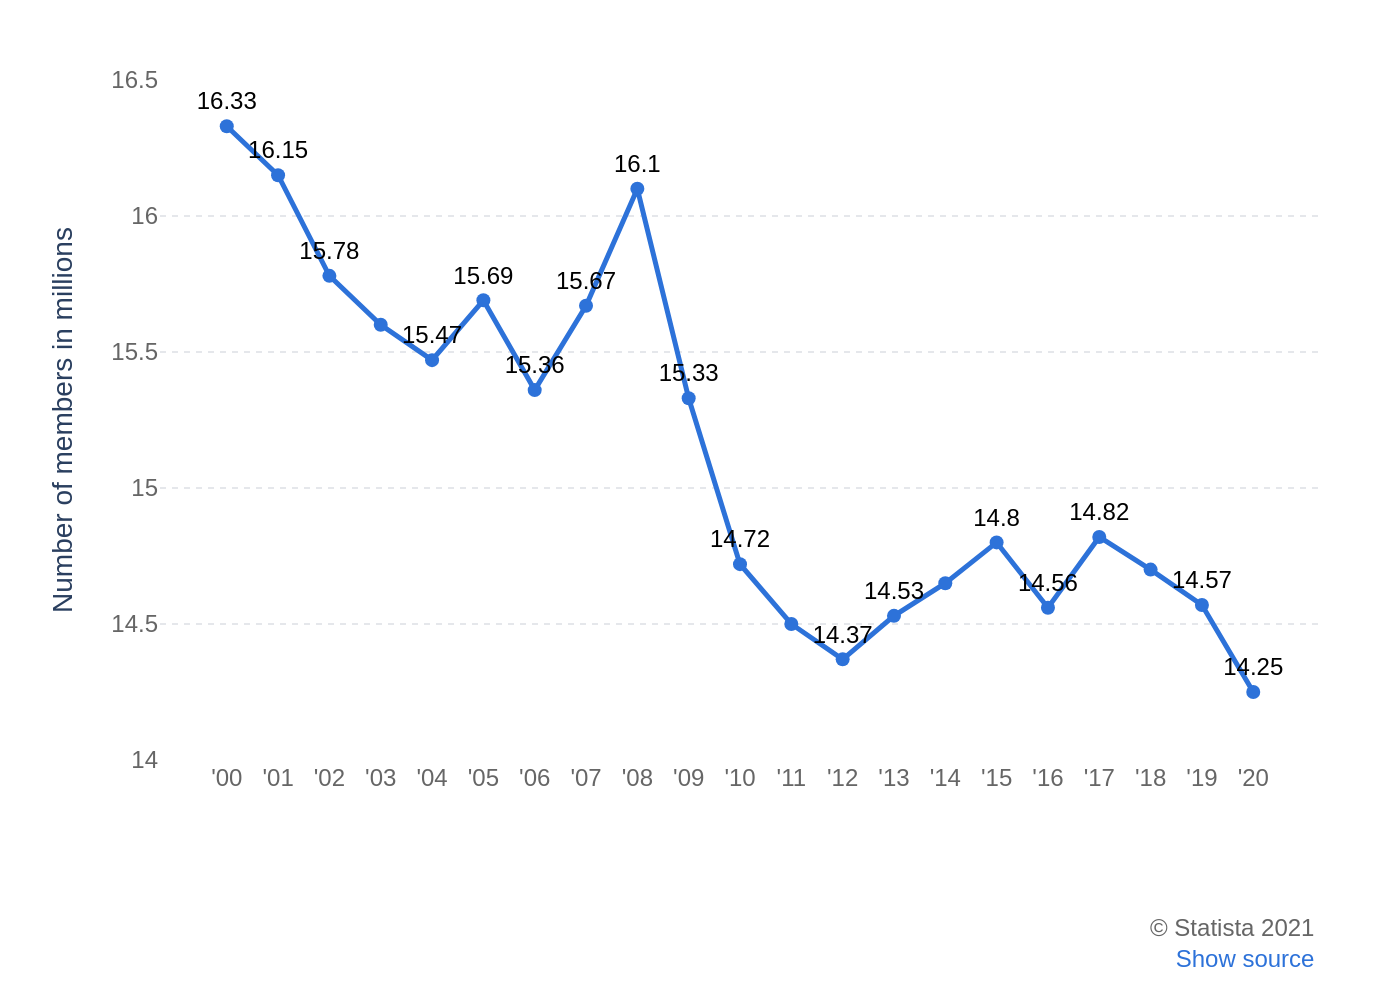

The script that drew this image:
import sys
import json
import plotly.graph_objects as go
import os

if len(sys.argv) != 2:
    print("Usage: python <script_name>.py <json_file_path>")
    sys.exit(1)

json_path = sys.argv[1]

try:
    with open(json_path, 'r', encoding='utf-8') as f:
        chart_info = json.load(f)
except FileNotFoundError:
    print(f"Error: The file '{json_path}' was not found.")
    sys.exit(1)
except json.JSONDecodeError:
    print(f"Error: The file '{json_path}' is not a valid JSON file.")
    sys.exit(1)

data = chart_info['chart_data']
texts = chart_info['texts']
colors = chart_info['colors']

x_values = [item['x'] for item in data]
y_values = [item['y'] for item in data]
text_labels = [item['label'] for item in data]

fig = go.Figure()

fig.add_trace(go.Scatter(
    x=x_values,
    y=y_values,
    mode='lines+markers+text',
    line=dict(color=colors[0], width=2.5),
    marker=dict(color=colors[0], size=7),
    text=text_labels,
    textposition='top center',
    textfont=dict(
        family='Arial',
        size=12,
        color='#000000'
    ),
    hoverinfo='none'
))

source_text = texts.get('source', '')
note_text = texts.get('note', '')

if note_text:
    note_text = f"<span style='color:{colors[0]};'>{note_text}</span>"

full_source_text = f"{source_text}<br>{note_text}" if source_text and note_text else source_text + note_text

fig.update_layout(
    font=dict(family="Arial"),
    plot_bgcolor='white',
    paper_bgcolor='white',
    width=900,
    height=600,
    margin=dict(l=80, r=40, t=40, b=120),
    xaxis=dict(
        title_text=texts.get('x_axis_title'),
        showgrid=False,
        zeroline=False,
        tickfont=dict(size=12, color='#666666')
    ),
    yaxis=dict(
        title_text=texts.get('y_axis_title'),
        range=[14, 16.5],
        dtick=0.5,
        showgrid=True,
        gridcolor='#E5E7EB',
        gridwidth=1,
        griddash='dot',
        zeroline=False,
        tickfont=dict(size=12, color='#666666')
    ),
    showlegend=False
)

if full_source_text:
    fig.add_annotation(
        text=full_source_text,
        showarrow=False,
        xref="paper",
        yref="paper",
        x=1.0,
        y=-0.22,
        xanchor='right',
        yanchor='top',
        align='right',
        font=dict(size=12, color='#666666')
    )

base_filename = os.path.splitext(os.path.basename(json_path))[0]
output_filename = f"{base_filename}.png"

fig.write_image(output_filename, scale=2)
print(f"Chart successfully generated and saved as '{output_filename}'")
